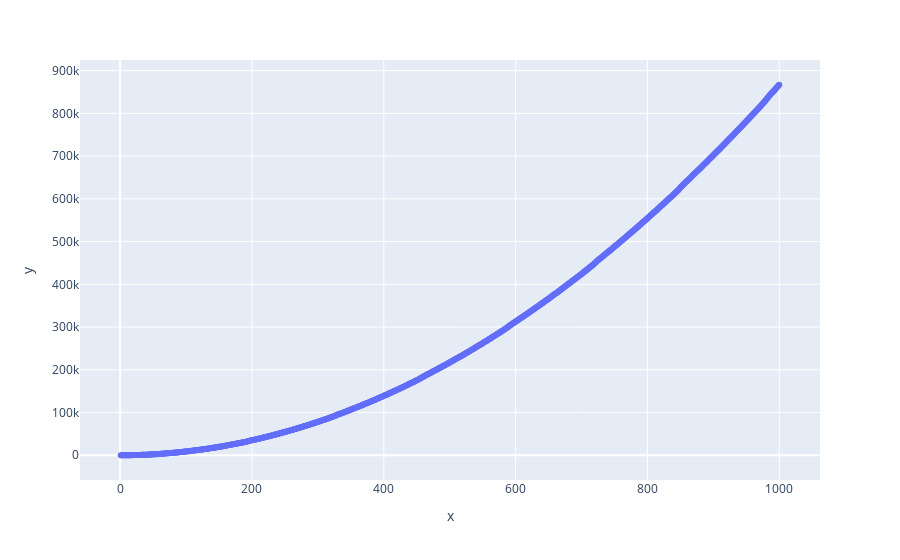

Notebook source saved alongside this figure:
### Code cell
px.scatter(x=data.keys(), y=data.values())

### Figure 1 — Plotly figure (JSON) as saved in the notebook; plotly's stock layout.template omitted (floating-point values rounded to 4 significant figures; data arrays with more than 128 entries replaced by an {"elided": "..."} marker saying what was removed)
{"data": [{"hovertemplate": "x=%{x}<br>y=%{y}<extra></extra>", "legendgroup": "", "marker": {"color": "#636efa", "symbol": "circle"}, "mode": "markers", "name": "", "orientation": "v", "showlegend": false, "type": "scatter", "x": {"elided": "1000 int values"}, "xaxis": "x", "y": {"elided": "1000 int values"}, "yaxis": "y"}], "layout": {"legend": {"tracegroupgap": 0}, "margin": {"t": 60}, "xaxis": {"anchor": "y", "domain": [0, 1], "title": {"text": "x"}}, "yaxis": {"anchor": "x", "domain": [0, 1], "title": {"text": "y"}}}}
